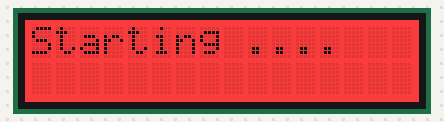
The sketch below on a simulated Arduino Uno, built with avr-gcc and run on an emulated ATmega328P. On the bench: 16×2 character LCD.

Above: at 0.1 s.
At 1.1 s:
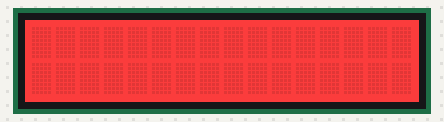
At 1.6 s:
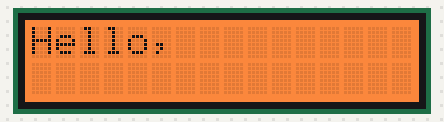
At 2.6 s:
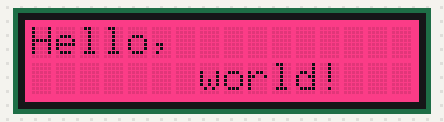

The sketch:

lcd.ino
```cpp
#include <Wire.h>
#include "rgb_lcd.h"

// using this code requires installing the rgb_lcd library:
//    https://github.com/Seeed-Studio/Grove_LCD_RGB_Backlight/archive/master.zip

rgb_lcd lcd;

const int colorR = 255;
const int colorG = 0;
const int colorB = 0;

// LCD device can be connected to any port labelled I2C

void setup() {
  // set # rows, # cols, and # dots per char
  lcd.begin(16, 2, LCD_5x8DOTS); // these values come from the lcd device specs

  lcd.setRGB(colorR, colorG, colorB); //red background
  lcd.clear();
  lcd.print("Starting ...."); // print message to lcd

  delay(1000); // wait 1 sec
}

void loop() {

  lcd.clear();
  delay(500); // clear any text that was previously on the lcd

  lcd.setCursor(0, 0); //position cursor at column0, row0
  lcd.setRGB(colorR, 100, colorB); // red + a bit of green = yellow
  lcd.print("Hello,");
  delay(1000);

  lcd.setCursor(7, 1); // position cursor at col7, row1
  lcd.setRGB(colorR, colorG, 100); // red + blue = purple background
  lcd.print("world!");
  delay(1000);
}
```

Measured:
- by itself, everything shown: repeats every 2.5 s, in 3 steps
- what the display in image 1 shows lasts 0.5 s, from 1.1 s to 1.6 s
- what the display in image 2 shows lasts 1.0 s, from 1.6 s to 2.6 s
